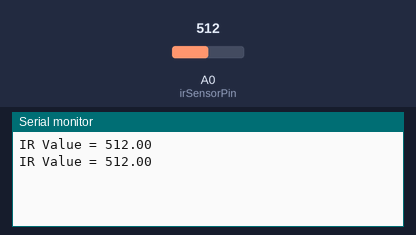
Bench run of a sketch on a simulated Arduino Uno, built with avr-gcc and run on an emulated ATmega328P. On the bench: the last lines printed to the serial monitor. Inputs (shaded band) come from the test bench; at power-on: A0 (irSensorPin) = 512.

Above: at 2.8 s.
2.9 s: A0 (irSensorPin) set to 716
At 4.8 s:
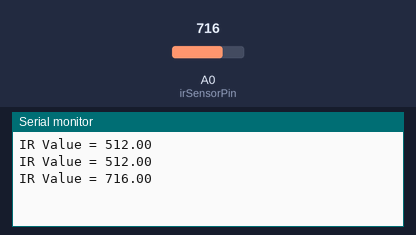
5.6 s: A0 (irSensorPin) set to 900
At 6.4 s:
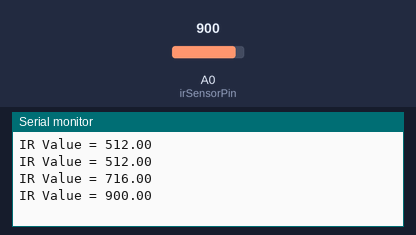
Timing chart, 0 to 8.6 s (numbered marks = the images above; inputs shaded):
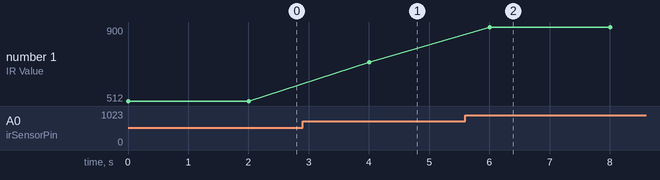

Measured:
- after the input at 2.9 s, the serial monitor: prints a new line after 1.1 s (image 1)
- after the input at 5.6 s, the serial monitor: prints a new line after 0.40 s (image 2)
- plotted number 1: 512 → 716 after the input at 2.9 s, 716 → 900 after the input at 5.6 s

The sketch:

IR_ETALONNE.ino
```cpp
const int irSensorPin = A0;

void setup() {
  pinMode(irSensorPin, INPUT);
  Serial.begin(9600);
}

void loop() {
  float irValue = analogRead(irSensorPin);
  Serial.print("IR Value = ");
  Serial.println(irValue);
  delay(2000);
}

//inferieur à 20 : rien devant
//150-160 = 30cm
//250-280 = 20cm
//~460,470 = 10cm
//>600 = inférieur à 5cm. Si trop proche la valeur rebaisse.
```
